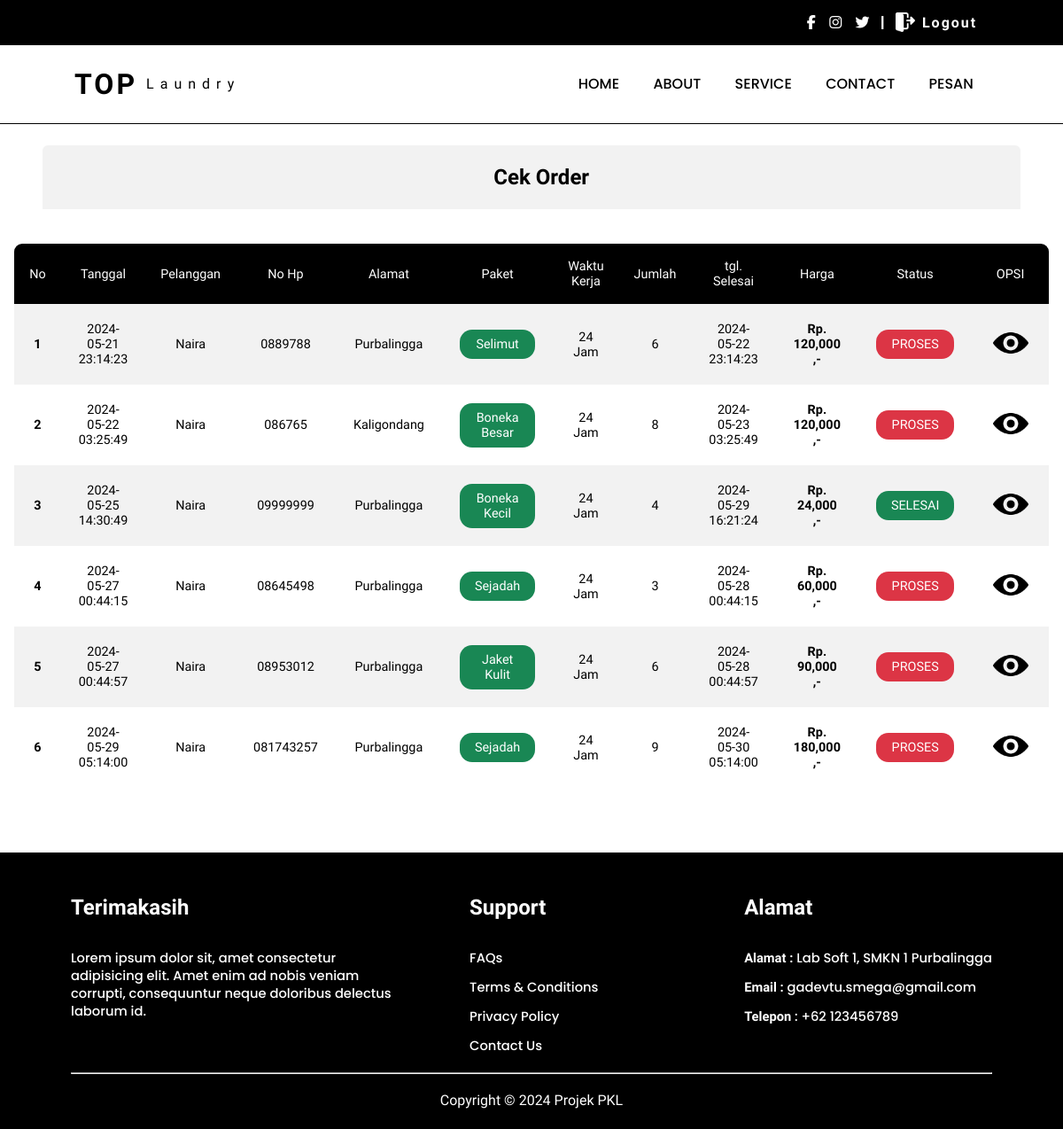
The page /pesan/bahan/cuci_satuan/cuci.php (signed in) on the database its author committed.
### tables this page shows
CREATE TABLE `tr_cuci_satuan` (
  `id` int(11) NOT NULL,
  `user_id` int(11) NOT NULL,
  `nama` varchar(100) NOT NULL,
  `no_hp` varchar(15) NOT NULL,
  `alamat` text NOT NULL,
  `paket_id` int(11) NOT NULL,
  `waktu` int(11) NOT NULL,
  `jumlah` int(11) NOT NULL,
  `tarif` decimal(10,2) NOT NULL,
  `tgl_masuk` datetime NOT NULL,
  `tgl_keluar` datetime NOT NULL,
  `total_bayar` decimal(10,2) NOT NULL,
  `status` int(11) NOT NULL
);

CREATE TABLE `users_` (
  `id` int(11) NOT NULL,
  `username` varchar(50) NOT NULL,
  `password` varchar(255) NOT NULL,
  `role` varchar(50) NOT NULL DEFAULT 'user'
);

### pesan/bahan/cuci_satuan/cuci.php (the view, shortened to what this page needs)
<?php
include '../asset/header.php';
include '../asset/koneksi.php';
$user_id = $_SESSION['user_id'];
?>
<link rel="stylesheet" href="css/style1.css">
<div class="container">
    <div class="container-tabel">
        <div class="title">
            <h2>Cek Order</h2>
        </div>
        <br><br>
        <table>
            <tr>
                <th>No</th>
                <th>Tanggal</th>
                <th>Pelanggan</th>
                <th>No Hp</th>
                <th>Alamat</th>
                <th>Paket</th>
                <th>Waktu Kerja</th>
                <th>Jumlah</th>
                <th>tgl. Selesai</th>
                <th>Harga</th>
                <th>Status</th>
                <th>OPSI</th>
            </tr>
            <?php
                $query = "SELECT tr_cuci_satuan.*, users_.username AS nama
                FROM tr_cuci_satuan
                INNER JOIN users_
                ON tr_cuci_satuan.user_id = users_.id
                WHERE users_.id = $user_id;
                ";
                $data = mysqli_query($koneksi, $query);
                $no = 1;
                while ($d = mysqli_fetch_array($data)) { ?>
            <tr>
                <td><h4><?php echo $no++; ?></h4></td>
                <td><?php echo $d['tgl_masuk']; ?></td>
                <td><?php echo $d['nama']; ?></td>
                <td><?php echo $d['no_hp']; ?></td>
                <td><?php echo $d['alamat']; ?></td>
                <td>
                <?php
                        if($d['paket_id'] == "1"){
                            echo "<div class='label-selesai'>Jaket Kulit</div>";
                        } else if($d['paket_id'] == "2"){
                            echo "<div class='label-selesai'>Jaket Non Kulit</div>";
                        } else if($d['paket_id'] == "3"){
                            echo "<div class='label-selesai'>Boneka Kecil</div>";
                        }else if($d['paket_id'] == "4"){
                            echo "<div class='label-selesai'>Boneka Sedang</div>";
                        }else if($d['paket_id'] == "5"){
                            echo "<div class='label-selesai'>Boneka Besar</div>";
                        }else if($d['paket_id'] == "6"){
                            echo "<div class='label-selesai'>Sejadah</div>";
                        }else if($d['paket_id'] == "7"){
                            echo "<div class='label-selesai'>Selimut</div>";
                        }
                    ?>
                </td>
                <td><?php echo $d['waktu']; ?> Jam</td>
                <td><?php echo $d['jumlah']; ?></td>
                <td><?php echo $d['tgl_keluar']; ?></td>
                <td class="harga"><?php echo "Rp. " . number_format($d['total_bayar']) . " ,-"; ?></td>
                <td>
                    <?php
                        if($d['status'] == "0"){
                            echo "<div class='label-proses'>PROSES</div>";
                        } else if($d['status'] == "1"){
                            echo "<div class='label-dicuci'>DICUCI</div>";
                        } else if($d['status'] == "2"){
                            echo "<div class='label-selesai_'>SELESAI</div>";
                        }
                    ?>
                </td>
                <td class="opsi">
                    <a href="ts_invoice.php?id=<?php echo $d['id']; ?>" target="_blank" class="btn eye tampilEye"><img src="img/eyee.png" width="40px"></a>
                </td>
            </tr>
            <?php
                } ?>
        </table>
    </div>
</div>
<?php include '../asset/footer.php'; ?>
</body>
</html>

### pesan/css/header1.css (style rules this page uses)
* { margin: 0; padding: 0; box-sizing: border-box; font-family: "Inter Tight", sans-serif; }
.top i, a { text-decoration: none; color: #fff; padding: 0 .2rem; }

### pesan/css/style1.css (style rules this page uses)
* { margin: 0; padding: 0; box-sizing: border-box; font-family: "Inter Tight", sans-serif; }
.container { padding: 1.5rem 3rem; height: 100%; }
.container-tabel { display: flex; justify-content: center; align-items: center; flex-direction: column; height: 100%; margin: 0 auto; }
.title { width: 100%; padding: 1.4rem 0 1.4rem 1.4rem; background-color: #f2f2f2; text-align: center; border-radius: 6px 6px 0 0; }
table { width: 100%; border-collapse: collapse; text-align: center; border: 1px solid; overflow: hidden; font-size: .9rem; border-radius: 10px; font-weight: 500; }
table th { font-weight: 500; padding: 17px; background-color: #000; color: #fff; }
table td { padding: 20px; }
table tr:nth-child(even) { background-color: #f2f2f2; }
table .harga { font-weight: 700; }
table .label-proses { background-color: #dc3545; color: #fff; padding: 8px 17px; border-radius: 14px; }
table .label-selesai { background-color: #198754; color: #fff; padding: 8px 17px; border-radius: 14px; }
table .opsi { align-items: center; }

### pesan/bahan/cuci_satuan/css/style1.css (style rules this page uses)
* { margin: 0; padding: 0; box-sizing: border-box; font-family: "Inter Tight", sans-serif; }
.container { padding: 1.5rem 3rem; height: 100%; }
.container-tabel { display: flex; justify-content: center; align-items: center; flex-direction: column; height: 100%; margin: 0 auto; }
.title { width: 100%; position: relative; padding: 1.4rem 0 1.4rem 1.4rem; background-color: #f2f2f2; text-align: center; border-radius: 6px 6px 0 0; }
table { width: 100%; border-collapse: collapse; text-align: center; border: 1px solid; overflow: hidden; font-size: .9rem; border-radius: 10px; font-weight: 500; }
table th { font-weight: 500; padding: 17px; background-color: #000; color: #fff; }
table td { padding: 20px; }
table tr:nth-child(even) { background-color: #f2f2f2; }
table .harga { font-weight: 700; }
table .label-proses { background-color: #dc3545; color: #fff; padding: 8px 17px; border-radius: 14px; }
table .label-selesai { background-color: #198754; color: #fff; padding: 8px 17px; border-radius: 14px; }
table .label-selesai_ { background-color: #198754; color: #fff; padding: 8px 17px; border-radius: 14px; }
table .opsi { align-items: center; }
.eye img { color: #000; }

### rows shown on the page
tr_cuci_satuan: tgl_masuk "2024-05-21 23:14:23", user.username "Naira", no_hp "0889788", alamat "Purbalingga", shows "Selimut", waktu "24", jumlah "6", tgl_keluar "2024-05-22 23:14:23", total_bayar "120,000", status "PROSES"
tr_cuci_satuan: tgl_masuk "2024-05-22 03:25:49", user.username "Naira", no_hp "086765", alamat "Kaligondang", shows "Boneka Besar", waktu "24", jumlah "8", tgl_keluar "2024-05-23 03:25:49", total_bayar "120,000", status "PROSES"
tr_cuci_satuan: tgl_masuk "2024-05-25 14:30:49", user.username "Naira", no_hp "09999999", alamat "Purbalingga", shows "Boneka Kecil", waktu "24", jumlah "4", tgl_keluar "2024-05-29 16:21:24", total_bayar "24,000", status "SELESAI"
tr_cuci_satuan: tgl_masuk "2024-05-27 00:44:15", user.username "Naira", no_hp "08645498", alamat "Purbalingga", shows "Sejadah", waktu "24", jumlah "3", tgl_keluar "2024-05-28 00:44:15", total_bayar "60,000", status "PROSES"
tr_cuci_satuan: tgl_masuk "2024-05-27 00:44:57", user.username "Naira", no_hp "08953012", alamat "Purbalingga", shows "Jaket Kulit", waktu "24", jumlah "6", tgl_keluar "2024-05-28 00:44:57", total_bayar "90,000", status "PROSES"
tr_cuci_satuan: tgl_masuk "2024-05-29 05:14:00", user.username "Naira", no_hp "081743257", alamat "Purbalingga", shows "Sejadah", waktu "24", jumlah "9", tgl_keluar "2024-05-30 05:14:00", total_bayar "180,000", status "PROSES"
